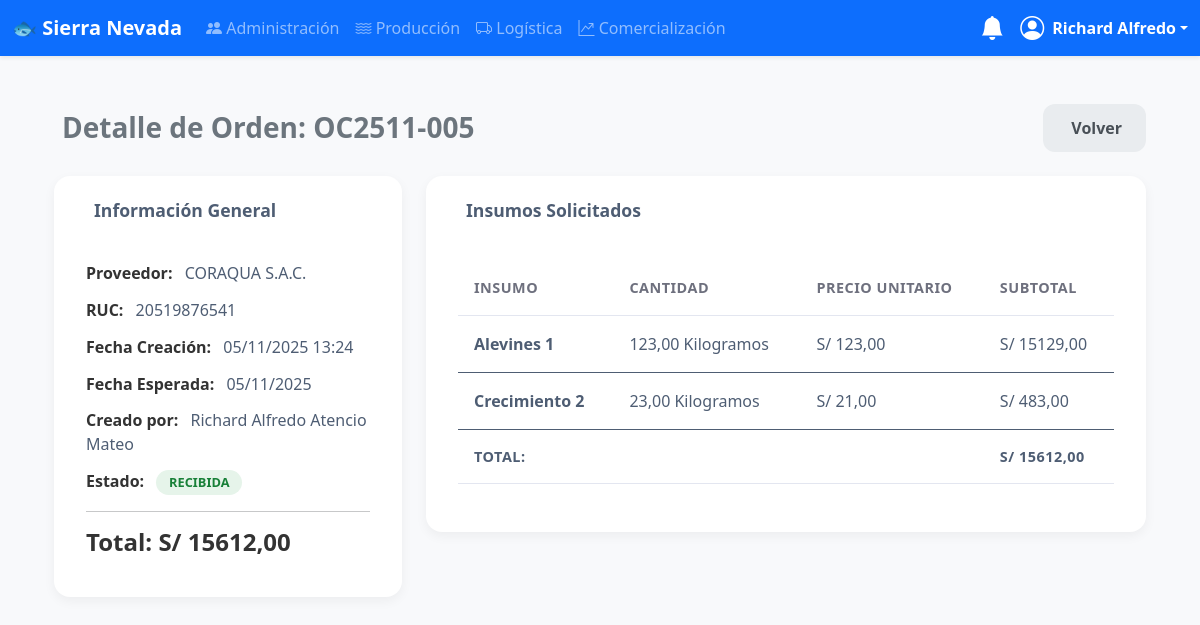
Screenshot of /logistica/ordenes/5/ (signed in) with the database file from the repository.
### usuarios/models.py (models this page shows, shortened)
class CustomUser(AbstractUser):
    dni = models.CharField(max_length=8, unique=True, null=True, blank=True)
    pregunta_seguridad = models.ForeignKey(PreguntaSeguridad, on_delete=models.SET_NULL, null=True, blank=True)
    respuesta_seguridad = models.CharField(max_length=255, null=True, blank=True)
    groups = models.ManyToManyField('auth.Group', related_name='customuser_set', blank=True, verbose_name='grupos')
    user_permissions = models.ManyToManyField('auth.Permission', related_name='customuser_set', blank=True)

### logistica/models.py (models this page shows, shortened)
class OrdenCompra(models.Model):
    ESTADOS = (
        ('PENDIENTE', 'Pendiente'),
        ('APROBADA', 'Aprobada'),
        ('RECIBIDA', 'Recibida'),
        ('CANCELADA', 'Cancelada'),
    )
    codigo_orden = models.CharField(max_length=50, unique=True, blank=True, editable=False)
    proveedor = models.ForeignKey(Proveedor, on_delete=models.PROTECT, related_name="ordenes_compra")
    fecha_creacion = models.DateTimeField(default=timezone.now, verbose_name="Fecha de Creación")
    fecha_esperada_entrega = models.DateField(verbose_name="Fecha Esperada de Entrega")
    estado = models.CharField(max_length=10, choices=ESTADOS, default='PENDIENTE')
    creado_por = models.ForeignKey(settings.AUTH_USER_MODEL, on_delete=models.SET_NULL, null=True, related_name="ordenes_creadas")
    total_costo = models.DecimalField(max_digits=12, decimal_places=2, default=Decimal('0.00'), editable=False)

class Proveedor(models.Model):
    nombre = models.CharField(max_length=255, verbose_name="Nombre o Razón Social")
    ruc = models.CharField(max_length=11, unique=True, verbose_name="RUC")
    direccion = models.CharField(max_length=255, blank=True, null=True, verbose_name="Dirección")
    telefono = models.CharField(max_length=20, blank=True, null=True, verbose_name="Teléfono")
    email = models.EmailField(blank=True, null=True, verbose_name="Correo Electrónico")
    estado = models.BooleanField(default=True)

class DetalleOrdenCompra(models.Model):
    orden_compra = models.ForeignKey(OrdenCompra, on_delete=models.CASCADE, related_name="detalles")
    insumo = models.ForeignKey(Insumo, on_delete=models.PROTECT)
    cantidad = models.DecimalField(max_digits=10, decimal_places=2)
    precio_unitario = models.DecimalField(max_digits=10, decimal_places=2, verbose_name="Precio Unitario (Sin IGV)")
    @property
    def subtotal(self):
        return self.cantidad * self.precio_unitario

class Insumo(models.Model):
    UNIDADES_MEDIDA = (
        ('kg', 'Kilogramos'),
        ('lt', 'Litros'),
        ('un', 'Unidades'),
        ('m3', 'Metros Cúbicos'),
    )
    nombre = models.CharField(max_length=255, unique=True, help_text="Ej: 'Alevines 1', 'Crecimiento 2', 'Oxígeno', 'Vacuna X'")
    categoria = models.ForeignKey(CategoriaInsumo, on_delete=models.SET_NULL, null=True, related_name="insumos")
    unidad_medida = models.CharField(max_length=3, choices=UNIDADES_MEDIDA, default='kg')
    stock_actual = models.DecimalField(max_digits=10, decimal_places=2, default=Decimal('0.00'))
    stock_minimo = models.DecimalField(max_digits=10, decimal_places=2, default=Decimal('100.00'), help_text="Stock mínimo para generar alertas")
    class Meta:
        ordering = ['categoria', 'nombre']

### logistica/views.py (the view)
# urls.py: path('ordenes/<int:pk>/', views.OrdenCompraDetailView.as_view(), name='ordencompra-detail'),
class OrdenCompraDetailView(LogisticaPermissionMixin, DetailView):
    model = OrdenCompra
    template_name = 'logistica/ordencompra_detail.html'
    context_object_name = 'orden'

### logistica/views.py (called while the page is built)
    def test_func(self):
        return self.request.user.is_staff or self.request.user.groups.filter(name='Logistica').exists()

### usuarios/templatetags/auth_extras.py (called while the page is built)
@register.filter(name='has_group')
def has_group(user, group_name):
    return user.groups.filter(name=group_name).exists()

### templates/logistica/ordencompra_detail.html (shortened to what this page needs)
{% extends 'base.html' %}
{% load static %}
{% block content %}
<div class="container-fluid py-4">
    <div class="d-flex align-items-center justify-content-between mb-4 flex-wrap gap-2">
        <h3 class="fw-semibold text-secondary mb-0">
            Detalle de Orden: {{ orden.codigo_orden }}
        </h3>
        <div class="d-flex gap-2">
            <a href="{% url 'ordencompra-list' %}" class="btn btn-secondary">
                 Volver
            </a>
        </div>
    </div>
    <div class="row">
        <div class="col-lg-4">
            <div class="card">
                <div class="card-header">
                    <h6> Información General</h6>
                </div>
                <div class="card-body info-card-body">
                    <p><strong>Proveedor:</strong> {{ orden.proveedor.nombre }}</p>
                    <p><strong>RUC:</strong> {{ orden.proveedor.ruc }}</p>
                    <p><strong>Fecha Creación:</strong> {{ orden.fecha_creacion|date:"d/m/Y H:i" }}</p>
                    <p><strong>Fecha Esperada:</strong> {{ orden.fecha_esperada_entrega|date:"d/m/Y" }}</p>
                    <p><strong>Creado por:</strong> {{ orden.creado_por.first_name }} {{ orden.creado_por.last_name }}</p>
                    <p><strong>Estado:</strong>
                        {% if orden.estado == 'RECIBIDA' %}
                        <span class="badge badge-success">RECIBIDA</span>
                        {% elif orden.estado == 'PENDIENTE' %}
                        <span class="badge badge-warning">PENDIENTE</span>
                        {% else %}
                        <span class="badge badge-info">{{ orden.get_estado_display }}</span>
                        {% endif %}
                    </p>
                    <hr>
                    <h4 class="text-right total-display">Total: S/ {{ orden.total_costo|floatformat:2 }}</h4>
                </div>
            </div>
        </div>
        <div class="col-lg-8">
            <div class="card">
                <div class="card-header">
                    <h6> Insumos Solicitados</h6>
                </div>
                <div class="card-body">
                    <div class="table-responsive">
                        <table class="table" width="100%" cellspacing="0">
                            <thead>
                                <tr>
                                    <th>Insumo</th>
                                    <th>Cantidad</th>
                                    <th>Precio Unitario</th>
                                    <th>Subtotal</th>
                                </tr>
                            </thead>
                            <tbody>
                                {% for detalle in orden.detalles.all %}
                                <tr>
                                    <td><strong>{{ detalle.insumo.nombre }}</strong></td>
                                    <td>{{ detalle.cantidad }} {{ detalle.insumo.get_unidad_medida_display }}</td>
                                    <td>S/ {{ detalle.precio_unitario|floatformat:2 }}</td>
                                    <td>S/ {{ detalle.subtotal|floatformat:2 }}</td>
                                </tr>
                                {% empty %}
                                <tr>
                                    <td colspan="4" class="text-center text-muted">Esta orden no tiene insumos. Haz clic en "Editar Orden" para añadirlos.</td>
                                </tr>
                                {% endfor %}
                            </tbody>
                            {% if orden.detalles.all %}
                            <tfoot>
                                <tr>
                                    <th colspan="3" class="text-right">Total:</th>
                                    <th>S/ {{ orden.total_costo|floatformat:2 }}</th>
                                </tr>
                            </tfoot>
                            {% endif %}
                        </table>
                    </div>
                </div>
            </div>
        </div>
    </div>
</div>
{% endblock %}

### templates/base.html (shortened to what this page needs)
<!doctype html>
<html lang="es">
{% load auth_extras %}
{% load static %} <head>
    <link href="https://cdn.jsdelivr.net/npm/bootstrap@5.3.3/dist/css/bootstrap.min.css" rel="stylesheet">
    <link rel="stylesheet" href="https://cdn.jsdelivr.net/npm/bootstrap-icons@1.11.3/font/bootstrap-icons.min.css">
</head>
<body>
    <nav class="navbar navbar-expand-lg navbar-dark bg-primary shadow-sm sticky-top">
        <div class="container-fluid">
            <a class="navbar-brand fw-bold" href="{% url 'welcome' %}">🐟 Sierra Nevada</a>
            <div class="collapse navbar-collapse" id="mainNavbar">
                {% if user.is_authenticated %}
                <ul class="navbar-nav me-auto mb-2 mb-lg-0">
                    {% if user.is_staff %}
                    <li class="nav-item"><a class="nav-link" href="{% url 'user-list' %}"><i class="bi bi-people-fill"></i> Administración</a></li>
                    {% endif %}
                    {% if user|has_group:"Produccion" %}
                    <li class="nav-item"><a class="nav-link" href="{% url 'dashboard-produccion' %}"><i class="bi bi-water"></i> Producción</a></li>
                    {% endif %}
                    {% if user|has_group:"Logistica" %}
                    <li class="nav-item"><a class="nav-link" href="{% url 'dashboard-logistica' %}"><i class="bi bi-truck"></i> Logística</a></li>
                    {% endif %}
                    {% if user|has_group:"Comercializacion" %}
                    <li class="nav-item"><a class="nav-link" href="{% url 'dashboard-comercializacion' %}"><i class="bi bi-graph-up-arrow"></i> Comercialización</a></li>
                    {% endif %}
                </ul>
                <div class="dropdown me-3">
                    <a href="#" class="d-flex align-items-center text-white text-decoration-none position-relative" id="notificationsDropdown" data-bs-toggle="dropdown" aria-expanded="false">
                        <i class="bi bi-bell-fill fs-4"></i>
                    </a>
                </div>
                <div class="dropdown">
                    <a href="#" class="d-flex align-items-center text-white text-decoration-none dropdown-toggle" data-bs-toggle="dropdown">
                        <i class="bi bi-person-circle fs-4 me-2"></i>
                        <strong>{{ user.first_name|default:user.username }}</strong>
                    </a>
                </div>
                {% endif %}
            </div>
        </div>
    </nav>
    <main class="container my-4">
        {% block content %}{% endblock %}
    </main>
</body>
</html>

### templates/base.html (style rules this page uses)
body { background-color: #f8f9fa; }
.card { box-shadow: 0 2px 4px rgba(0,0,0,0.05); }

### templates/logistica/ordencompra_detail.html (style rules this page uses)
body { background-color: #f8f9fb; }
.card { border: none; border-radius: 16px; box-shadow: 0 4px 12px rgba(0, 0, 0, 0.05); background-color: #ffffff; }
.card-header { background-color: transparent; border-bottom: none; padding: 1.5rem 2rem 0 2rem; }
.card-header h6 { font-weight: 700; color: #4e5d73; font-size: 1.1rem; }
.card-body { padding: 2rem; }
h3.fw-semibold { color: #333; font-weight: 700; }
.btn { border-radius: 12px; padding: 0.75rem 1.5rem; font-weight: 600; transition: all 0.3s ease; border: none; }
.btn-secondary { background-color: #e9ecef; color: #495057; }
.badge { padding: 0.5em 1em; border-radius: 20px; font-size: 0.8rem; font-weight: 700; }
.badge-success { background-color: #e6f4ea; color: #188038; }
.table { border: none; }
.table thead { background-color: transparent; color: inherit; }
.table th { font-weight: 600; padding: 1rem; vertical-align: middle; border-bottom: 1px solid #e3e6f0; border-top: none; font-size: 0.9rem; color: #6e707e; text-transform: uppercase; letter-spacing: 0.5px; }
.table td { color: #4e5d73; padding: 1rem; vertical-align: middle; border-top: 1px solid #e3e6f0; }
.table tfoot th { font-weight: 700; color: #4e5d73; text-transform: uppercase; }
.info-card-body p { margin-bottom: 0.8rem; color: #4e5d73; }
.info-card-body p strong { color: #333; font-weight: 600; margin-right: 8px; }
.total-display { font-weight: 700; color: #333; }

### rows the page displays
CustomUser: first_name "Richard Alfredo"
OrdenCompra: codigo_orden "OC2511-005", proveedor.nombre "CORAQUA S.A.C.", proveedor.ruc "20519876541", fecha_creacion "05/11/2025 13:24", fecha_esperada_entrega "05/11/2025", creado_por.first_name "Richard Alfredo", creado_por.last_name "Atencio Mateo", total_costo "15612,00"
DetalleOrdenCompra: insumo.nombre "Alevines 1", cantidad "123,00", insumo.unidad_medida "Kilogramos", precio_unitario "123,00", subtotal "15129,00"
DetalleOrdenCompra: insumo.nombre "Crecimiento 2", cantidad "23,00", insumo.unidad_medida "Kilogramos", precio_unitario "21,00", subtotal "483,00"
